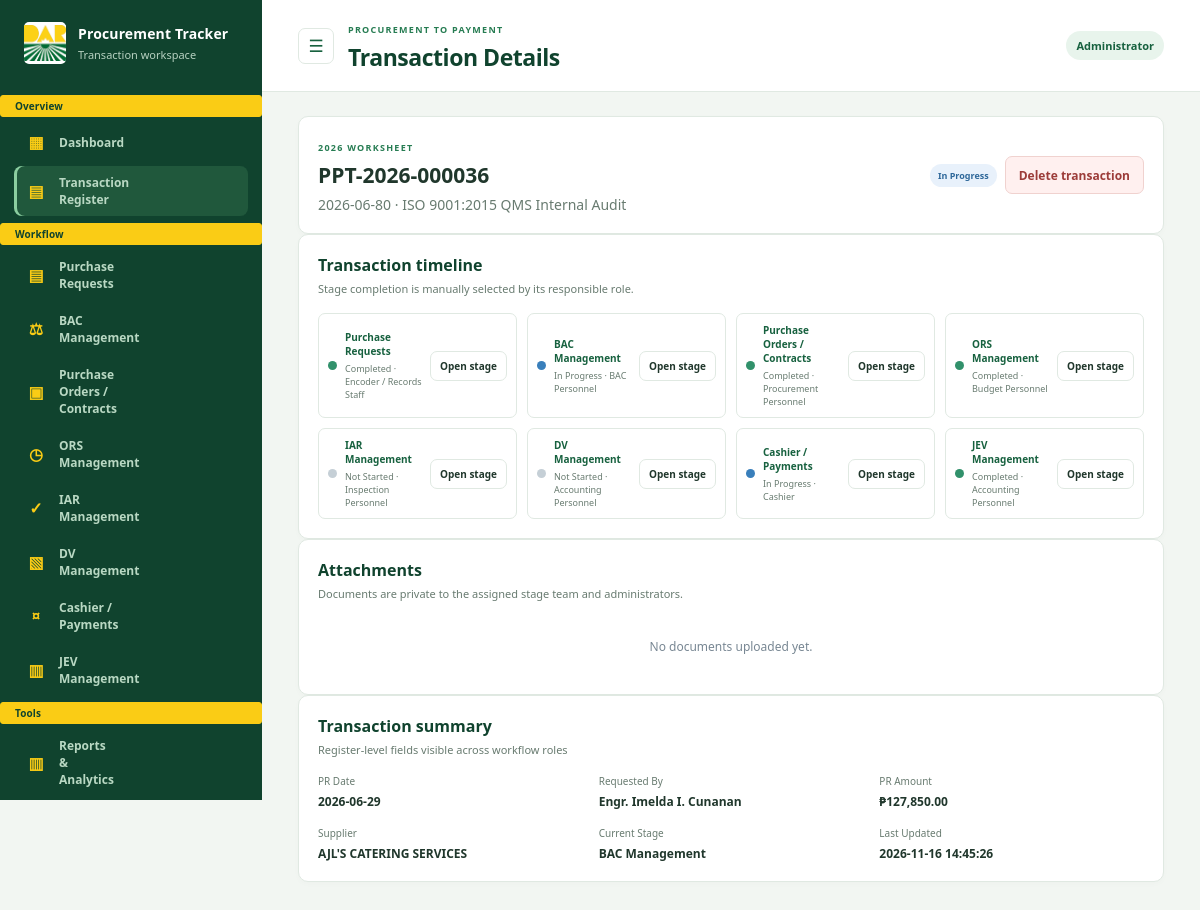
/pptracker/index.php?page=transaction&id=36 (signed in), run on the app's committed database.
### tables this page shows
CREATE TABLE `users` (
  `id` bigint(20) UNSIGNED NOT NULL,
  `name` varchar(120) NOT NULL,
  `username` varchar(60) NOT NULL,
  `password_hash` varchar(255) NOT NULL,
  `role` varchar(60) NOT NULL,
  `active` tinyint(1) NOT NULL DEFAULT 1,
  `created_at` datetime NOT NULL DEFAULT current_timestamp(),
  `last_login` datetime DEFAULT NULL
);

CREATE TABLE `transactions` (
  `id` bigint(20) UNSIGNED NOT NULL,
  `transaction_code` varchar(40) NOT NULL,
  `worksheet` varchar(30) NOT NULL,
  `current_stage` varchar(40) NOT NULL DEFAULT 'purchase_requests',
  `status` varchar(30) NOT NULL DEFAULT 'In Progress',
  `created_by` bigint(20) UNSIGNED DEFAULT NULL,
  `created_at` datetime NOT NULL DEFAULT current_timestamp(),
  `updated_at` datetime NOT NULL DEFAULT current_timestamp() ON UPDATE current_timestamp()
);

CREATE TABLE `purchase_requests` (
  `transaction_id` bigint(20) UNSIGNED NOT NULL,
  `sequence_number` varchar(50) DEFAULT NULL,
  `pr_date` date DEFAULT NULL,
  `pr_number` varchar(100) DEFAULT NULL,
  `received_at` datetime DEFAULT NULL,
  `particulars` text DEFAULT NULL,
  `quantity` decimal(16,3) DEFAULT NULL,
  `unit` varchar(80) DEFAULT NULL,
  `amount` decimal(16,2) DEFAULT NULL,
  `requested_by` varchar(150) DEFAULT NULL,
  `workflow_status` varchar(30) NOT NULL DEFAULT 'In Progress',
  `updated_by` bigint(20) UNSIGNED DEFAULT NULL,
  `updated_at` datetime NOT NULL DEFAULT current_timestamp() ON UPDATE current_timestamp()
);

CREATE TABLE `purchase_orders` (
  `transaction_id` bigint(20) UNSIGNED NOT NULL,
  `po_number` varchar(100) DEFAULT NULL,
  `po_date` date DEFAULT NULL,
  `supplier` varchar(200) DEFAULT NULL,
  `accountant_received_date` date DEFAULT NULL,
  `coa_received_date` date DEFAULT NULL,
  `procurement_mode` varchar(150) DEFAULT NULL,
  `description` text DEFAULT NULL,
  `quantity` decimal(16,3) DEFAULT NULL,
  `unit` varchar(80) DEFAULT NULL,
  `amount` decimal(16,2) DEFAULT NULL,
  `released_time` time DEFAULT NULL,
  `released_date` date DEFAULT NULL,
  `workflow_status` varchar(30) NOT NULL DEFAULT 'Not Started',
  `remarks` text DEFAULT NULL,
  `updated_by` bigint(20) UNSIGNED DEFAULT NULL,
  `updated_at` datetime NOT NULL DEFAULT current_timestamp() ON UPDATE current_timestamp()
);

### pptracker/app/bootstrap.php (called while the page is built, shortened)
<?php
$config = require dirname(__DIR__) . '/config.php';
function db(): PDO
{
    static $pdo;
    global $config;
    if ($pdo instanceof PDO) return $pdo;
    $dsn = sprintf('mysql:host=%s;port=%s;dbname=%s;charset=utf8mb4', $config['db_host'], $config['db_port'], $config['db_name']);
    $pdo = new PDO($dsn, $config['db_user'], $config['db_password'], [
        PDO::ATTR_ERRMODE => PDO::ERRMODE_EXCEPTION,
        PDO::ATTR_DEFAULT_FETCH_MODE => PDO::FETCH_ASSOC,
        PDO::ATTR_EMULATE_PREPARES => false,
    ]);
    return $pdo;
}
function h(mixed $value): string
{
    return htmlspecialchars((string)($value ?? ''), ENT_QUOTES | ENT_SUBSTITUTE, 'UTF-8');
}
function current_user(): ?array
{
    $id = (int)($_SESSION['user']['id'] ?? 0);
    $stmt = db()->prepare('SELECT id,name,username,role FROM users WHERE id=? AND active=1');
    $stmt->execute([$id]);
    $user = $stmt->fetch();
    $resolvedUser = [
        'id' => (int)$user['id'],
        'name' => $user['name'],
        'username' => $user['username'],
        'role' => $user['role'],
    ];
    return $resolvedUser;
}
function transaction_row(int $id): ?array
{
    $stmt = db()->prepare('SELECT t.*, pr.pr_number, pr.pr_date, pr.particulars, pr.requested_by, pr.amount AS pr_amount, po.supplier, po.po_number FROM transactions t LEFT JOIN purchase_requests pr ON pr.transaction_id=t.id LEFT JOIN purchase_orders po ON po.transaction_id=t.id WHERE t.id=?');
    $stmt->execute([$id]);
    $row = $stmt->fetch();
    return $row ?: null;
}
function stage_statuses(int $id): array
{
    $statuses = [];
    foreach (STAGES as $stage => $info) {
        if ($stage === 'cashier') {
            $stmt = db()->prepare('SELECT COUNT(*), SUM(workflow_status = ?) FROM payment_records WHERE transaction_id=?');
            $stmt->execute(['Completed', $id]);
            [$count, $done] = $stmt->fetch(PDO::FETCH_NUM);
            $statuses[$stage] = (int)$count === 0 ? 'Not Started' : ((int)$count === (int)$done ? 'Completed' : 'In Progress');
            continue;
        }
        $stmt = db()->prepare("SELECT workflow_status FROM `{$info['table']}` WHERE transaction_id=?");
        $stmt->execute([$id]);
        $value = $stmt->fetchColumn();
        $statuses[$stage] = is_string($value) && $value !== '' ? $value : 'Not Started';
    }
    return $statuses;
}
function status_class(string $status): string
{
    return match ($status) {
        'Completed' => 'complete', 'Returned' => 'returned', 'On Hold' => 'hold',
        'In Progress' => 'progress', default => 'pending',
    };
}
function money(float $amount): string
{
    return '₱' . number_format($amount, 2);
}

### pptracker/app/modules/transaction_detail.php (the view, shortened to what this page needs)
<?php
function render_transaction_detail_module(array $user): void
{
    $id = filter_input(INPUT_GET, 'id', FILTER_VALIDATE_INT);
    $record = $id ? transaction_row((int)$id) : null;
    $statuses = stage_statuses((int)$id);
    $isManagementViewer = $user['role'] === 'Viewer / Management';
    $attachments = db()->prepare('SELECT a.*,u.name AS uploader FROM attachments a LEFT JOIN users u ON a.uploaded_by=u.id WHERE a.transaction_id=? ORDER BY a.created_at DESC');
    $attachments->execute([$id]);
    $allAttachments = array_values(array_filter($attachments->fetchAll(), static fn(array $file): bool => $user['role'] === 'Administrator' || can_access_stage($file['stage'], $user)));
    ?>
    <div id="transaction-detail-content">
    <section class="record-heading panel"><div><span class="eyebrow"><?= h($record['worksheet']) ?> WORKSHEET</span><h2><?= h($record['transaction_code']) ?></h2><p><?= h($record['pr_number'] ?: 'PR number not assigned') ?> · <?= h($record['particulars'] ?: 'No particulars entered') ?></p></div><div class="record-actions"><span class="status <?= h(status_class($record['status'])) ?>"><?= h($record['status']) ?></span><?php if ($user['role'] === 'Administrator'): ?><form method="post" data-confirm="Delete this transaction and all its stage data and attachments?"><?= csrf_field() ?><input type="hidden" name="action" value="delete_transaction"><input type="hidden" name="id" value="<?= (int)$id ?>"><button class="button danger">Delete transaction</button></form><?php endif; ?></div></section>
    <?php if ($isManagementViewer): ?>
        <section class="panel">
            <div class="panel-heading"><div><h2>Transaction Progress</h2><p>Read-only status for each workflow stage.</p></div></div>
            <?php if ($record['status'] === 'Completed'): ?><div class="viewer-completion"><span class="viewer-completion-icon" aria-hidden="true">✓</span><div><strong>Transaction completed!</strong><small>All workflow stages are complete.</small></div></div><?php endif; ?>
            <div class="timeline timeline-viewer"><?php foreach (STAGES as $stage => $info): $stageStatus = $statuses[$stage] ?? 'Not Started'; ?>
                <div class="timeline-item"><span class="timeline-dot <?= h(status_class($stageStatus)) ?>"></span><div class="timeline-copy"><strong><?= h($info['label']) ?></strong><small><?= h($stageStatus) ?></small></div><span class="status <?= h(status_class($stageStatus)) ?>"><?= h($stageStatus) ?></span></div>
            <?php endforeach; ?></div>
        </section>
    <?php else: ?>
        <section class="panel"><?php if ($user['role'] === 'Administrator'): ?><div class="panel-heading"><div><h2>Transaction timeline</h2><p>Stage completion is manually selected by its responsible role.</p></div></div><?php endif; ?><div class="timeline<?= $user['role'] === 'Administrator' ? '' : ' timeline-assigned' ?>"><?php foreach (STAGES as $stage => $info): if (!can_access_stage($stage, $user)) continue; $stageStatus = $statuses[$stage] ?? 'Not Started'; ?>
            <div class="timeline-item"><span class="timeline-dot <?= h(status_class($stageStatus)) ?>"></span><div class="timeline-copy"><strong><?= h($info['label']) ?></strong><small><?= h($stageStatus) ?> · <?= h($info['role']) ?></small></div>
                <a class="button small secondary" data-open-stage-modal href="index.php?page=transaction&id=<?= (int)$id ?>&stage=<?= h($stage) ?>&stage_modal=1">Open stage</a>
            </div><?php endforeach; ?></div></section>
    <?php endif; ?>
    <section class="panel"><div class="panel-heading"><div><h2>Attachments</h2><p>Documents are private to the assigned stage team and administrators.</p></div></div>
        <?php if ($allAttachments): ?><div class="table-wrap"><table><thead><tr><th>Document</th><th>Stage</th><th>Uploaded by</th><th>Date</th><th></th></tr></thead><tbody><?php foreach ($allAttachments as $file): ?><tr><td><?= h($file['original_name']) ?></td><td><?= h(STAGES[$file['stage']]['label'] ?? $file['stage']) ?></td><td><?= h($file['uploader'] ?? 'Unknown') ?></td><td><?= h($file['created_at']) ?></td><td><?php if ($user['role'] === 'Administrator' || can_access_stage($file['stage'], $user)): ?><form method="post"><?= csrf_field() ?><input type="hidden" name="action" value="download_attachment"><input type="hidden" name="attachment_id" value="<?= (int)$file['id'] ?>"><button class="text-link">Download</button></form><?php else: ?><span class="muted">Restricted</span><?php endif; ?></td></tr><?php endforeach; ?></tbody></table></div><?php else: ?><div class="empty-state compact">No documents uploaded yet.</div><?php endif; ?>
    </section>
    <section class="panel"><div class="panel-heading"><div><h2>Transaction summary</h2><p>Register-level fields visible across workflow roles</p></div></div><div class="detail-grid"><div><small>PR Date</small><strong><?= h($record['pr_date'] ?: '—') ?></strong></div><div><small>Requested By</small><strong><?= h($record['requested_by'] ?: '—') ?></strong></div><div><small>PR Amount</small><strong><?= h($record['pr_amount'] === null ? '—' : money((float)$record['pr_amount'])) ?></strong></div><div><small>Supplier</small><strong><?= h($record['supplier'] ?: '—') ?></strong></div><div><small>Current Stage</small><strong><?= h(STAGES[$record['current_stage']]['label'] ?? $record['current_stage']) ?></strong></div><div><small>Last Updated</small><strong><?= h($record['updated_at']) ?></strong></div></div></section>
    </div>
    <?php
}

### pptracker/index.php (shortened to what this page needs)
<?php
require __DIR__ . '/app/bootstrap.php';
require __DIR__ . '/app/modules/transaction_detail.php';
function page_title(string $page): string
{
    return match ($page) {
        'dashboard' => 'Dashboard',
        'transactions' => 'Transaction Register',
        'reports' => 'Reports & Analytics',
        'users' => 'User Management',
        'activity' => 'Activity Logs',
        'import' => 'Excel Import',
        'transaction' => 'Transaction Details',
        'new-transaction' => 'New Transaction',
        default => STAGES[$page]['label'] ?? 'Procurement Tracker',
    };
}
    ?>
    <?php
$user = current_user();
$page = (string)($_GET['page'] ?? 'dashboard');
$currentPageTitle = page_title($page);
?>
<!doctype html>
<html lang="en">
<head>
    <link rel="stylesheet" href="assets/app.css">
</head>
<body>
<?php if (isset($dbError)): ?>
    <main class="auth-wrap"><section class="auth-card"><span class="eyebrow">DATABASE SETUP REQUIRED</span><h1>Cannot connect to MySQL</h1><p>Start MySQL in XAMPP, create the <code>pptracker</code> database in phpMyAdmin, then check <code>config.php</code>.</p></section></main>
<?php else: ?>
    <div class="layout">
        <aside class="sidebar" id="app-sidebar">
            <a class="brand" href="index.php" aria-label="Procurement Tracker home" title="Procurement Tracker"><img class="brand-mark" src="assets/dar-logo.png" alt=""><span class="brand-copy"><strong>Procurement Tracker</strong><small>Transaction workspace</small></span></a>
            <div class="sidebar-label"><span class="sidebar-label-text">Overview</span></div>
            <nav class="navigation">
                <a class="<?= $page === 'dashboard' ? 'active' : '' ?>" href="index.php?page=dashboard" aria-label="Dashboard" title="Dashboard"><span class="nav-icon" aria-hidden="true">▦</span><span class="nav-label">Dashboard</span></a>
                <a class="<?= in_array($page, ['transactions', 'transaction'], true) ? 'active' : '' ?>" href="index.php?page=transactions" aria-label="Transaction Register" title="Transaction Register"><span class="nav-icon" aria-hidden="true">▤</span><span class="nav-label">Transaction Register</span></a>
            </nav>
            <div class="sidebar-label"><span class="sidebar-label-text">Workflow</span></div>
            <nav class="navigation">
                <?php foreach (STAGES as $stage => $info): if (!can_access_stage($stage, $user)) continue; ?>
                    <a class="<?= $page === $stage ? 'active' : '' ?>" href="index.php?page=<?= h($stage) ?>" aria-label="<?= h($info['label']) ?>" title="<?= h($info['label']) ?>"><span class="nav-icon" aria-hidden="true"><?= h($info['icon']) ?></span><span class="nav-label"><?= h($info['label']) ?></span></a>
                <?php endforeach; ?>
            </nav>
            <div class="sidebar-label"><span class="sidebar-label-text">Tools</span></div>
            <nav class="navigation">
                <a class="<?= $page === 'reports' ? 'active' : '' ?>" href="index.php?page=reports" aria-label="Reports & Analytics" title="Reports & Analytics"><span class="nav-icon" aria-hidden="true">▥</span><span class="nav-label">Reports & Analytics</span></a>
            </nav>
        </aside>
        <main class="main">
            <header class="topbar"><button class="sidebar-toggle" type="button" aria-controls="app-sidebar" aria-expanded="true" aria-label="Minimize navigation menu" title="Minimize navigation menu" data-sidebar-toggle><span aria-hidden="true">☰</span></button><div class="topbar-title"><span class="eyebrow">PROCUREMENT TO PAYMENT</span><h1><?= h($currentPageTitle) ?></h1></div><div class="topbar-actions"><span class="role-chip"><?= h($user['role']) ?></span></div></header>
            <div class="content">
                <?php render_page($page, $user); ?>
            </div>
        </main>
    </div>
<?php endif; ?>
</body>
</html>
<?php
function render_page(string $page, array $user): void
{
    if ($page === 'transaction') {
        render_transaction_detail_module($user);
        return;
    }
}
    ?>

### data on the page
users: role "Administrator"
transactions: worksheet "2026", transaction_code "PPT-2026-000036", purchase_requests.pr_number "2026-06-80", purchase_requests.particulars "ISO 9001:2015 QMS Internal Audit", status "In Progress", purchase_requests.pr_date "2026-06-29", purchase_requests.requested_by "Engr. Imelda I. Cunanan", purchase_requests.amount "₱127,850.00", purchase_orders.supplier "AJL'S CATERING SERVICES", current_stage "BAC Management", updated_at "2026-11-16 14:45:26"
purchase_requests: workflow_status "Completed"

### other printed values
$info['icon'] "▤"
$info['label'] "Purchase Requests"
$info['icon'] "⚖"
$info['label'] "BAC Management"
$info['icon'] "▣"
$info['label'] "Purchase Orders / Contracts"
$info['icon'] "◷"
$info['label'] "ORS Management"
$info['icon'] "✓"
$info['label'] "IAR Management"
$info['icon'] "▧"
$info['label'] "DV Management"
$info['icon'] "¤"
$info['label'] "Cashier / Payments"
$info['icon'] "▥"
